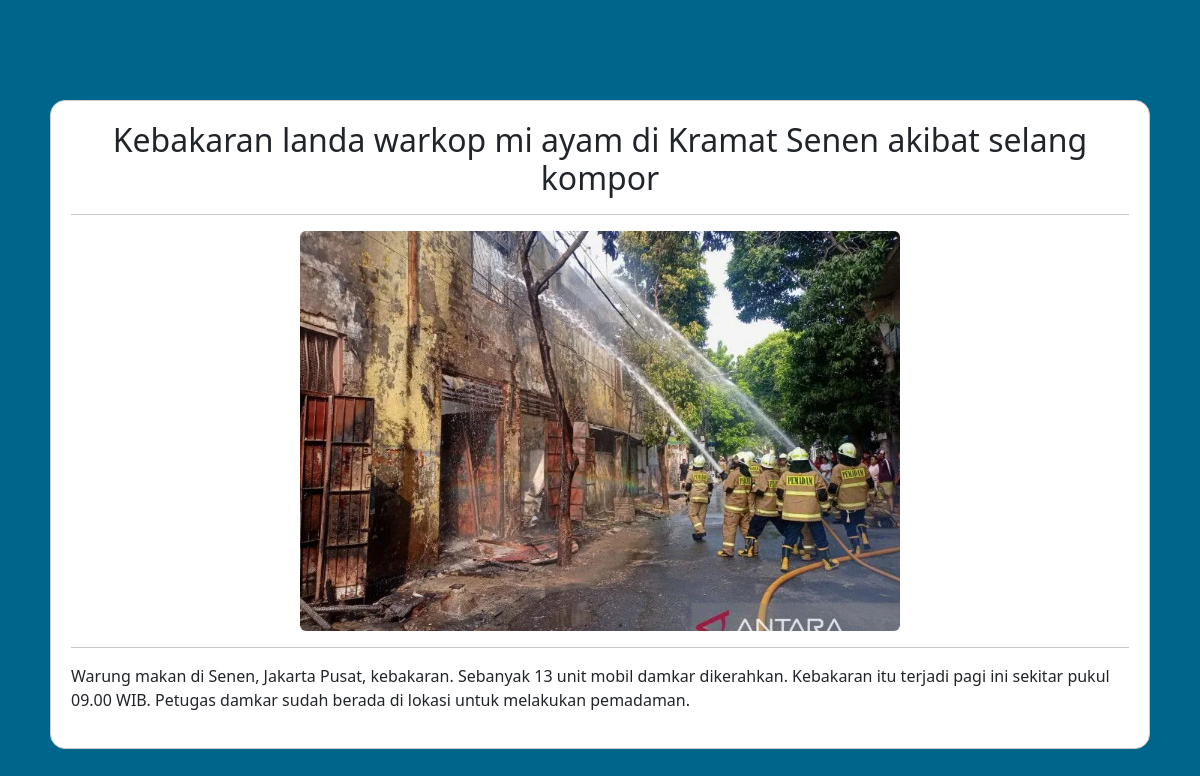
Page /beritaAction.php?view=2 on the committed database.
### tables this page shows
CREATE TABLE `news` (
  `id` int(11) NOT NULL,
  `title` varchar(255) NOT NULL,
  `description` varchar(255) NOT NULL,
  `category` varchar(255) NOT NULL,
  `image` varchar(255) NOT NULL,
  `username` varchar(255) NOT NULL
);

### beritaController.php (called while the page is built, shortened)
<?php
  include_once("database.php");
  class beritaController {
    public $model;
    public function __construct() {
      $this->model = new Berita();
    }
    public function view($Id) {
      $x = $this->model->getBerita($Id);
      include "view.php";
    }
  }
?>

### database.php (called while the page is built, shortened)
<?php
    class Berita {
        public function getBerita($Id) {
            require "connection.php";
            $rs = $mysqli->query("SELECT * FROM news WHERE id = '$Id'");
            $x = $rs->fetch_array();
            return $x;
        }
    }
?>

### view.php (the view, shortened to what this page needs)
<!DOCTYPE html>
<html lang="en">
  <head>
    <link href="https://cdn.jsdelivr.net/npm/bootstrap@5.3.0/dist/css/bootstrap.min.css" rel="stylesheet">
    <link rel="stylesheet" type="text/css" href="admin.css">
  </head>
  <body>
    <main>
        <div class="container">
            <h2 class="center"><?php echo $x['title']?></h2>
            <hr>
            <img src="<?php echo $x['image']?>" class="rounded mx-auto d-block" width="600px" height="400px">
            <hr>
            <p><?php echo $x['description']?></p>
        </div>
    </main>
  </body>
</html>

### admin.css (style rules this page uses)
body { background-color: #00658B; }
.container { max-width: 1100px; margin: 0 auto; margin-top: 100px; padding: 20px; border: 1px solid #ccc; border-radius: 15px; background-color: #FFFFFF; }
.center, th, td { text-align: center; }

### rows in the picture
news: title "Kebakaran landa warkop mi ayam di Kramat Senen akibat selang kompor", image (picture), description "Warung makan di Senen, Jakarta Pusat, kebakaran. Sebanyak 13 unit mobil damkar dikerahkan. Kebakaran itu terjadi pagi ini sekitar pukul 09.00 WIB. Petugas damkar sudah berada di lokasi untuk melakukan pemadaman."
